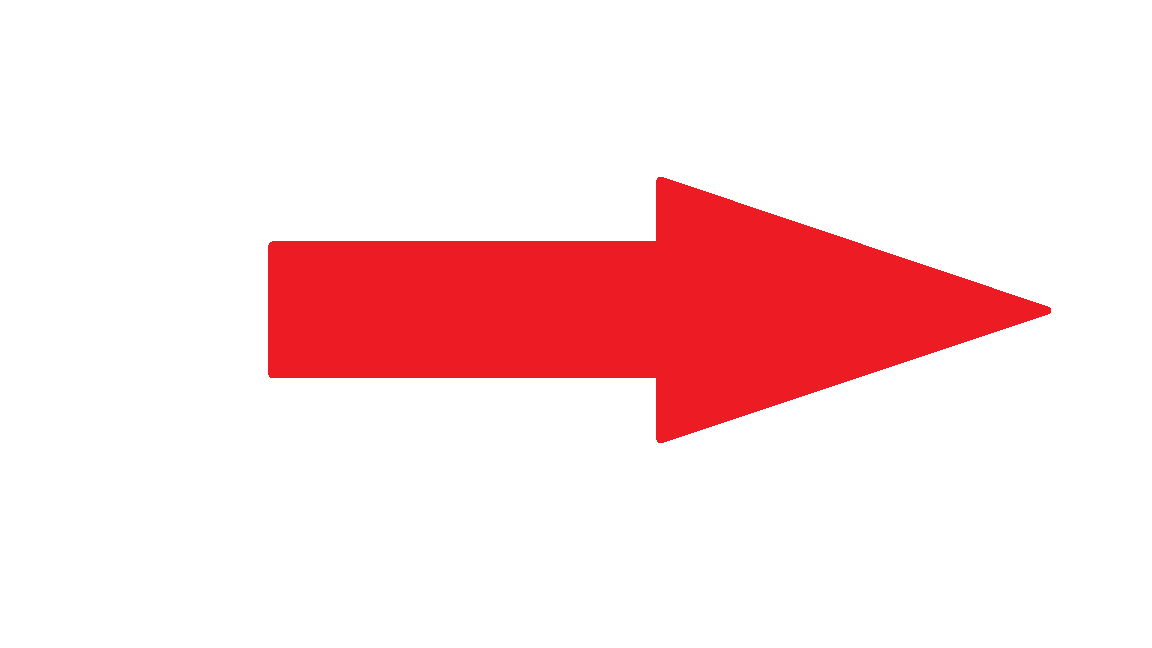
#> input picture programmes/Caméra/image recognition 5 (youss)/Arrow.png, 1152 x 648 px
$ python testarrowrec5.2.py
#> lines starting #> are read from the running program, lines starting #| are printed output that depends on the picture; after the words box and inside, x2 and y2 are one past the last pixel; in counts of white or black regions, pixels touching at a corner belong together; long printed decimals are rounded
import cv2
#import os
import numpy as np

#print(os.listdir("C:\Users\Ali08\OneDrive\Bureau\ecole d'ingé\PolySnake\programmes\Caméra\images"))

pic = cv2.imread("Arrow.png")
#> pic is the input picture: shape (648, 1152, 3); mean B, G, R 223.4, 222.2, 252.4
#cap = cv2.VideoCapture(0)
#result, pic = cap.read()
#we might use HSV color to inprove the code
hsv_pic = cv2.cvtColor(pic, cv2.COLOR_BGR2HSV)
#> hsv_pic: shape (648, 1152, 3); mean H, S, V 25.8, 32.5, 252.4

#adapting the image for the fincontours command
"""def  preprocess(pic):
    #image on grayscale
    gray = cv2.cvtColor(pic, cv2.COLOR_BGR2GRAY)
    #threshold the image
    ret,thresh  = cv2.threshold(gray, 100, 255, 0)
    return thresh """

def preprocess(img):
    img_gray = cv2.cvtColor(img, cv2.COLOR_BGR2GRAY)
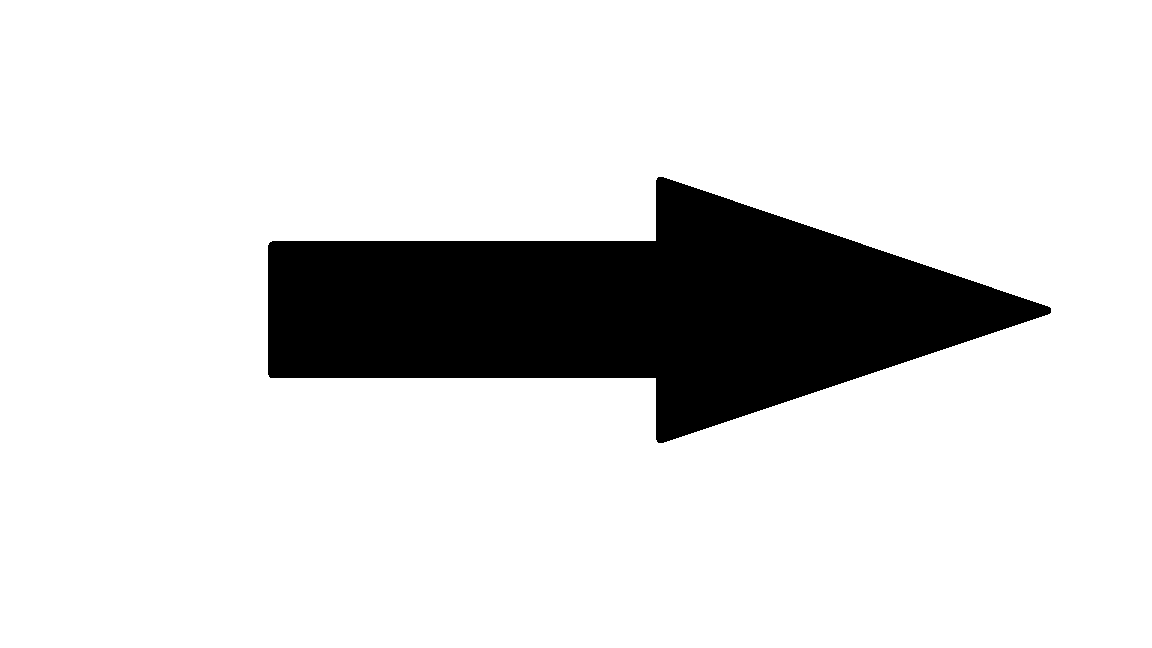
#> img_gray: shape (648, 1152); values 91 (black) and 255 (white), 85.6% white; 1 black region, box (x1, y1, x2, y2) and area: (268, 177, 1051, 443) 107706
    img_blur = cv2.GaussianBlur(img_gray, (5, 5), 1)
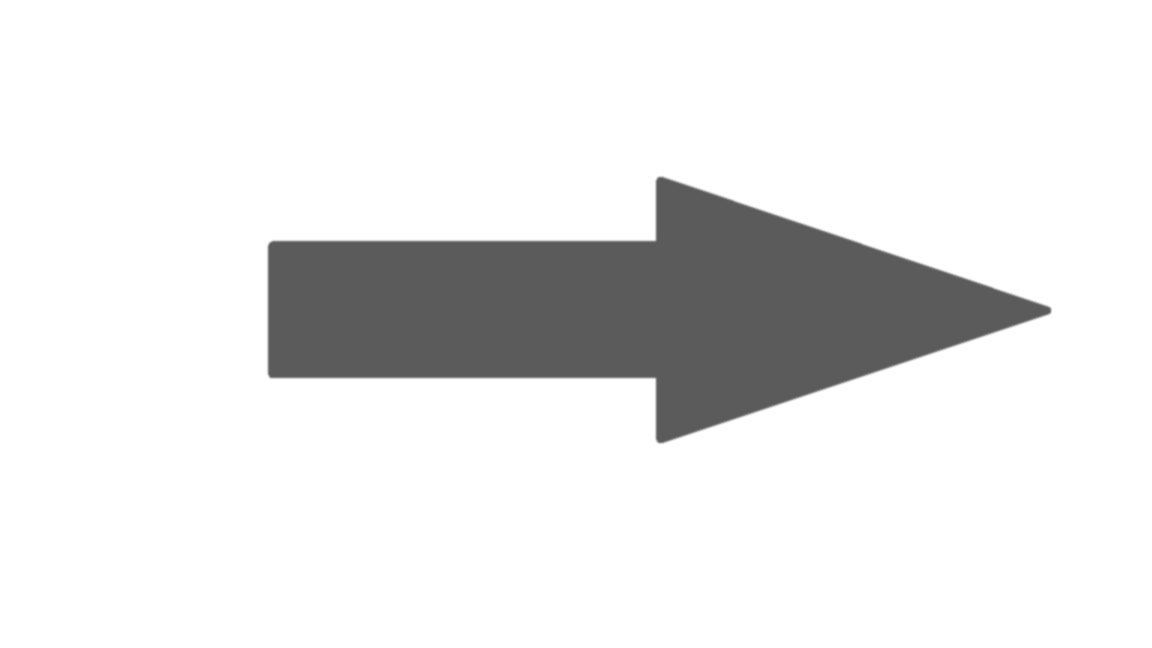
#> img_blur: shape (648, 1152); min 91, max 255, mean 231.3
    img_canny = cv2.Canny(img_blur, 50, 50)
#> img_canny: shape (648, 1152); 0.25% white in thin lines or dots, all inside (x1, y1, x2, y2) = (267, 177, 1051, 443)
    kernel = np.ones((3, 3))
    img_dilate = cv2.dilate(img_canny, kernel, iterations=2)
#> img_dilate: shape (648, 1152); 1.4% white; 1 white region, box (x1, y1, x2, y2) and area: (265, 175, 1053, 445) 10217
    erode = cv2.erode(img_dilate, kernel, iterations=1)
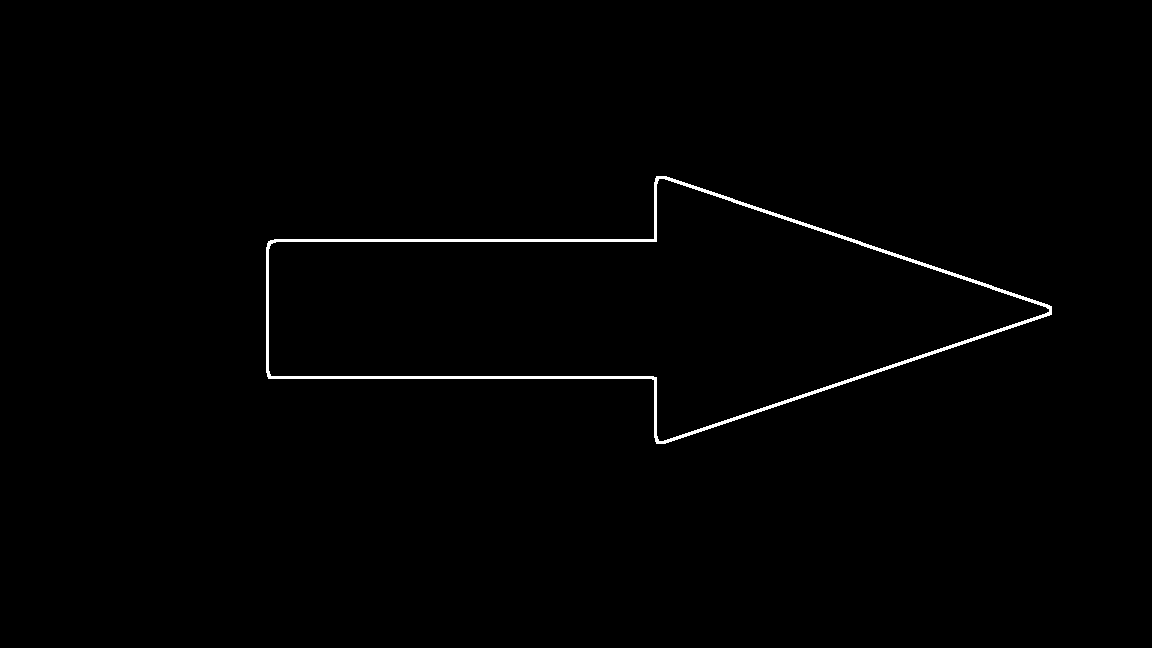
#> erode: shape (648, 1152); 0.81% white; 1 white region
    return erode

def inrectangle(contour):
    max_contour = max(contours, key=cv2.contourArea)
    x1, y1, w1, h1 = cv2.boundingRect(max_contour)
    cv2.rectangle(pic, (x1, y1), (x1+w1, y1+h1),(200, 200,0), 2)
    #trouvons le centre du rectangle
    center_x= x1 + w1/2
    center_y= y1 + h1/2
    return(center_x, center_y)

#precise function to find the arrow tip
def find_tip(points, convex_hull):
    length = len(points)
    indices = np.setdiff1d(range(length), convex_hull)
    for i in range(2):
        j = indices[i] + 2
        if j > length - 1:
            j = length - j
        if np.all(points[j] == points[indices[i - 1] - 2]):
            return tuple(points[j])
#take the contour
contours, hierarchy = cv2.findContours(preprocess(pic), cv2.RETR_EXTERNAL, cv2.CHAIN_APPROX_NONE)
#> contours = 1 contour; box (x1, y1, x2, y2) and area: (266, 176, 1052, 444) 109912
#check des couleurs
for i in range(len(contours)):
    mask = np.zeros(preprocess(pic).shape, np.uint8)
    cv2.drawContours(mask, [contours[i]], 0, 255, -1)
    # take the medium color
    b, g, r = cv2.mean(pic, mask=mask)[:3] # give the medium color in the pic, can be replace by the color of the midle point
    objet='objet' + str(i)
    print(objet, ':', [b, g, r])
    x, y, w, h = cv2.boundingRect(contours[i])
    #if g<80 and b<80 and r>180:
    #if the inside is red show the contour in green
    if r>200 and g<80 and b< 80:
        cv2.putText(pic, objet, (x, y - 10), cv2.FONT_HERSHEY_SIMPLEX, 0.7, (0, 255, 0), 2)
        """#test# on prend le périmètre du contour sert a la
        #précision dans la commande arclength qui nous permet de relever les angles de la flèches
        peri = cv2.arcLength(contours[i], True)
        approx=cv2.approxPolyDP(contours[i],0.025*peri,True)
        hull = cv2.convexHull(approx, returnPoints=False)#permet d'avoir une liste des coordonnées des angles
        sides=len(hull)# permet d'avoir le nombre de côté

        #test# """
        peri = cv2.arcLength(contours[i], True)
        epsilon= 0.025*peri
        approx=cv2.approxPolyDP(contours[i],epsilon,True)
        hull = cv2.convexHull(approx, returnPoints=False)
        #cv2.putText(pic, objet, (x, y - 10), cv2.FONT_HERSHEY_SIMPLEX, 0.7, (0, 255, 0), 2)
        #cv2.drawContours(pic, contours[i], -1, (0, 255, 0), 3)

        # an arrow will have 7 vertices (2 for the head,5 for the arrow shaft)
        if len(approx)==7:
            #center of the rectangle containing the arrow
            center_x, center_y=inrectangle(contours[i])
            #position of the arrowhead
            """arrowhead= approx[0][0]
            arrowhead_x= arrowhead[0]
            arrowhead_y= arrowhead[1]"""
            arrow_tip = find_tip(approx[:,0, :], hull.squeeze())
            arrowhead_x= arrow_tip[0]
            arrowhead_y= arrow_tip[1]

            #we form two list gathering coordinates on x and on y
            coo_x=np.array([arrowhead_x, center_x])
            coo_y=np.array([arrowhead_y, center_y])
            if abs(coo_x[0]-coo_x[1])>abs(coo_y[0]-coo_y[1]):
                if coo_x[0]-coo_x[1]>0:
                    direction="droite"
                else:
                    direction="gauche"
            else:
                if -(coo_y[0]-coo_y[1])>0:# y axis is up side down
                    direction="haut"
                else:
                    direction="bas"
        objet=objet + ' vers ' + direction
        cv2.circle(pic, (int(center_x), int(center_y)), 3, (0, 255, 0), -1)
        cv2.putText(pic, objet, (x, y - 10), cv2.FONT_HERSHEY_SIMPLEX, 0.7, (0, 255, 0), 2)
        cv2.drawContours(pic, contours[i], -1, (0, 255, 0), 3)
        cv2.circle(pic, (int(coo_x[0]), int(coo_y[0])), 3, (255, 0, 0), -1)
        print(coo_x)
        print(coo_y)
    """ # else show the contour in blue
    else:
        cv2.putText(pic, objet, (x, y - 10), cv2.FONT_HERSHEY_SIMPLEX, 0.7, (255, 0, 0), 2)
        cv2.drawContours(pic, contours[i], -1, (255, 0, 0), 3)
"""
#> this loop made 1 pass
#| objet0 : [42.171, 34.397, 237.507]
#| [1051.  659.]
#| [306. 310.]
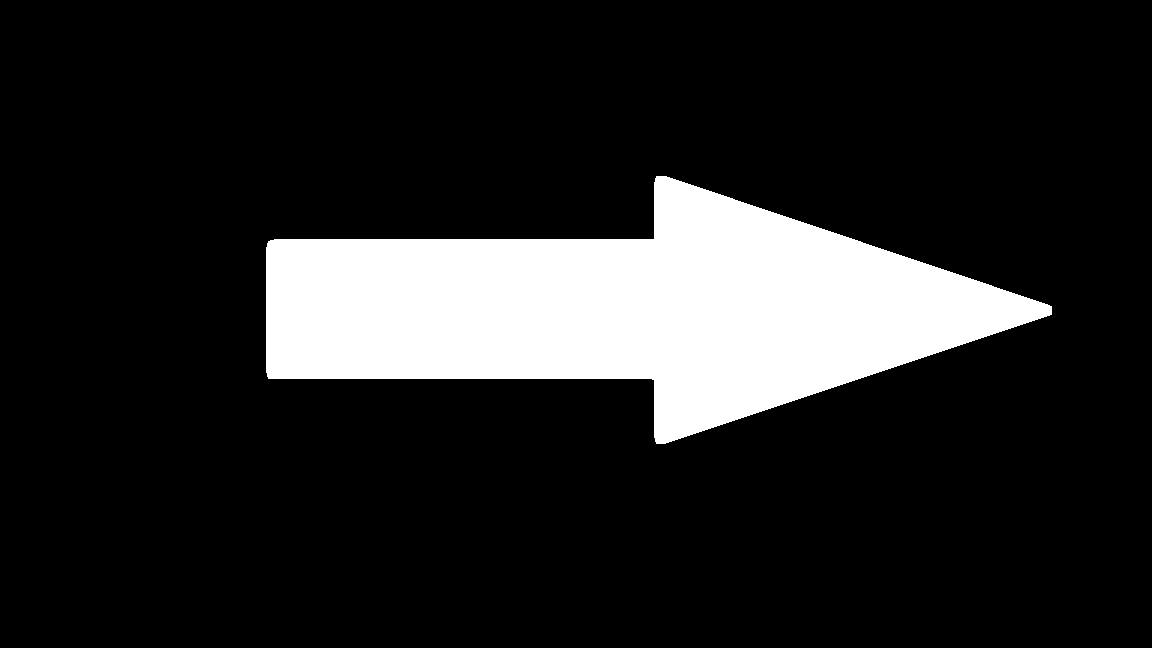
#> mask: shape (648, 1152); 14.8% white; 1 white region, box (x1, y1, x2, y2) and area: (266, 176, 1052, 444) 110829
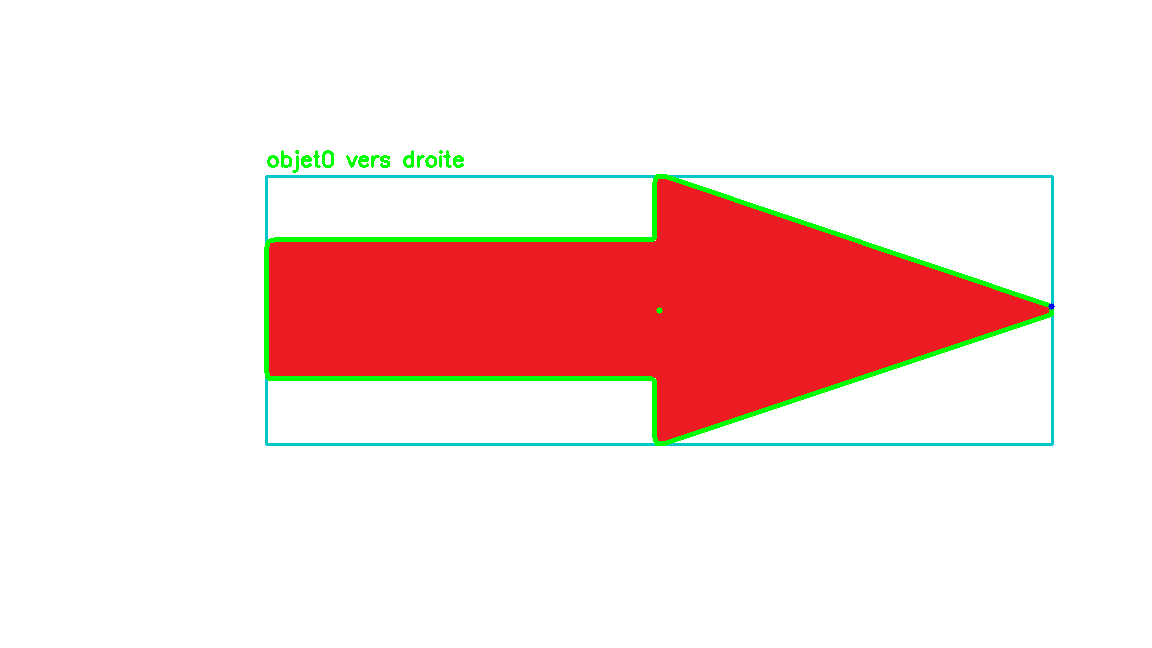
#> pic: shape (648, 1152, 3); 2.18% of pixels changed, all inside (x1, y1, x2, y2) = (264, 150, 1055, 446)
cv2.imshow("pic", pic)
cv2.waitKey(0)
